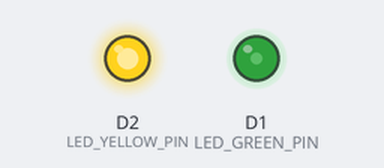
A sketch run on a simulated ESP8266 (NodeMCU). On the bench: output pins drawn as LEDs (lit = HIGH). Random numbers use the default seed unless the sketch sets one; what the sketch prints to the serial monitor is not drawn.

Above: at 0.15 s.
At 12.9 s:
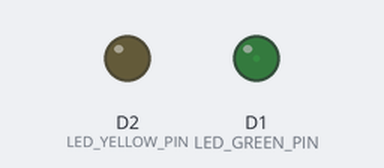
At 34.3 s:
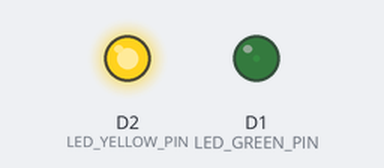
Timing chart, 0 to 40.0 s (numbered marks = the images above):
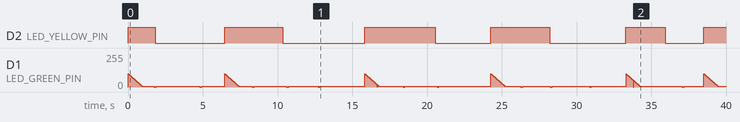

Measured:
- by itself, D2 (LED_YELLOW_PIN): HIGH → LOW at 1.8 s, → HIGH 4.7 s later, → LOW 3.9 s later, → HIGH 5.5 s later, … (10 changes in this stretch)

The sketch:

NoDelay-Function-Experiments.ino
```cpp
/*
   NoDelay-Function-Experiments.ino

   This test is simulating the peek and blink functions for my
   Halloween monster box
*/


/* To create a NoDelay object:
   noDelay object(1000);                    //Makes an object of given time in ms
   noDelay object(1000, function_to_call);  //Makes an object in ms that will call the given function
   noDelay object(1000,false);              //Makes an object of given time in ms but keeps it from running
   noDelay object(1000, function, false);   //Makes object in ms that will call function but keep it from running

    Methods
    update() : When called it will check if the amount of time set has passed.
    setdelay() : This function is used to adjust the amount of time it takes for NoDelay to wait for.
    start() : Start is used to reset the timer or to start NoDelay again when it has been stopped.
    stop() : This function will keep NoDelay from returning true or running a function when calling update().
*/

#include<NoDelay.h>

//---------- prototypes ----------
void yellow_ON();
void yellow_OFF();
void green_ON();
void green_OFF();
void green_DIM();


//Create noDelay objects
noDelay yellowLED_onTime(1000, yellow_ON , false);
noDelay yellowLED_offTime(1000, yellow_OFF, false);
noDelay greenLED_onTime(1000, green_ON , false);
noDelay greenLED_offTime(1000, green_OFF, false);
noDelay greenLED_dim(10, green_DIM , true);           //How fast to dim the LED. Lower is faster

const int LED_ON = 1;
const int LED_OFF = 0;
const int LED_YELLOW_PIN = D2;
const int LED_GREEN_PIN = D1;


int greenVal = 0;
const int GREEN_MIN = 5;            //Green will dim to this value in loop
const int GREEN_MAX = 100;          //Yellow_ON will bring green back to this level.


// ---------- setup ----------
void setup() {
  Serial.begin(115200);
  while (!Serial);
  Serial.println();
  Serial.println(F("NoDelay-Function-Experiments.ino"));
  Serial.println();

  pinMode(LED_YELLOW_PIN, OUTPUT);
  pinMode(LED_GREEN_PIN, OUTPUT);
  digitalWrite(LED_YELLOW_PIN, LED_OFF);
  digitalWrite(LED_GREEN_PIN, LED_OFF);


  //Start the LED timers
  yellow_ON();                              //The yellow_ON function will start yellow_OFF.
  green_ON();
}


// ---------- loop ----------
void loop() {
  yellowLED_onTime.update();        //If time has past, run set function
  yellowLED_offTime.update();
  greenLED_onTime.update();
  greenLED_offTime.update();        //Blink green
  greenLED_dim.update();            //Dim green

}


void yellow_ON() {
  //The yellow ON timer has dinged.
  //Turn on the LED, stop the ON timer then start the OFF timer.
  digitalWrite(LED_YELLOW_PIN, LED_ON);                   //Turn on the yellow LED
  yellowLED_onTime.stop();                                //Stop the ON timer
  yellowLED_offTime.setdelay(random(1000, 5000));         //LED will be on for this time.
  yellowLED_offTime.start();                              //Start the OFF timer
  greenVal = GREEN_MAX;
}

void yellow_OFF() {
  digitalWrite(LED_YELLOW_PIN, LED_OFF);                 //Turn off the yellow LED
  yellowLED_offTime.stop();                              //Stop the OFF timer
  yellowLED_onTime.setdelay(random(1000, 6000));         //LED will be off for this time.
  yellowLED_onTime.start();                              //Start the ON timer
}

void green_ON() {
  analogWrite(LED_GREEN_PIN, greenVal);
  greenLED_onTime.stop();                                //Stop the ON timer
  greenLED_offTime.setdelay(random(1500, 4000));         //LED will be on for this time.
  greenLED_offTime.start();                              //Start the OFF timer
}

void green_OFF() {
  digitalWrite(LED_GREEN_PIN, LED_OFF);                   //Turn off the green LED
  greenLED_offTime.stop();                                //Stop the OFF timer
  greenLED_onTime.setdelay(random(100, 150));             //LED will be off for this time.
  greenLED_onTime.start();                                //Start the ON timer
}

void green_DIM() {
  //Fade the greenVal
  if (greenVal > GREEN_MIN) {
    greenVal -= 1;
    analogWrite(LED_GREEN_PIN, greenVal);
  }
}
```
